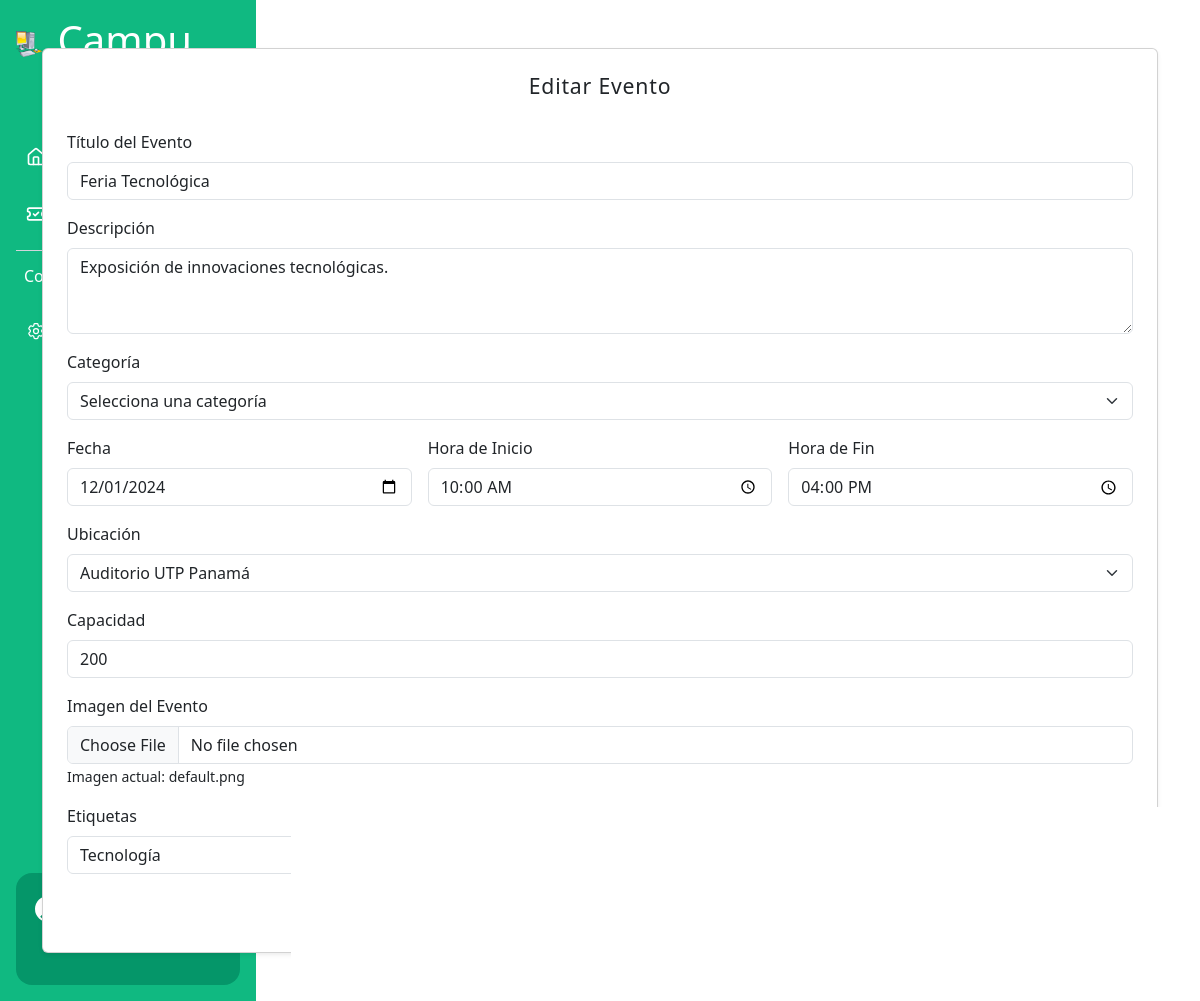
The app's page /app/admin/events/edit.php?id=1 with its own data.
### tables this page shows
CREATE TABLE events (
    id INT AUTO_INCREMENT PRIMARY KEY,
    title VARCHAR(100) NOT NULL,
    description TEXT NOT NULL,
    date DATE NOT NULL,
    time TIME NOT NULL,
    time_end TIME NOT NULL,
    capacity INT NOT NULL,
    image_url VARCHAR(255),
    location_id INT NOT NULL,
    tag_id INT,
    FOREIGN KEY (tag_id) REFERENCES tags(id) ON DELETE SET NULL,
    FOREIGN KEY (location_id) REFERENCES locations(id) ON DELETE CASCADE
);

### app/admin/events/edit.php (the view, shortened to what this page needs)
<?php
$pdo = db_connect();
$eventId = $_GET['id'];
$stmt = $pdo->prepare("SELECT * FROM events WHERE id = :id");
$stmt->bindParam(':id', $eventId, PDO::PARAM_INT);
$stmt->execute();
$event = $stmt->fetch(PDO::FETCH_ASSOC);
?>
<!doctype html>
<html lang="en">
<head>
    <link href="../../../css/common.css" rel="stylesheet" />
    <link href="../../../css/layout.css" rel="stylesheet" />
    <link href="https://cdnjs.cloudflare.com/ajax/libs/bootstrap/5.3.0/css/bootstrap.min.css" rel="stylesheet" />
</head>
<body>
    <main class="container my-5">
        <div class="card p-4 shadow-sm">
            <header class="mb-4">
                <h1 class="text-center">Editar Evento</h1>
            </header>
            <section>
                <form action="edit.php?id=<?= htmlspecialchars($eventId) ?>" method="POST" enctype="multipart/form-data">
                    <div class="mb-3">
                        <label for="title" class="form-label">Título del Evento</label>
                        <input type="text" id="title" name="title" class="form-control" value="<?= htmlspecialchars($event['title']) ?>" required>
                    </div>
                    <div class="mb-3">
                        <label for="description" class="form-label">Descripción</label>
                        <textarea id="description" name="description" class="form-control" rows="3" required><?= htmlspecialchars($event['description']) ?></textarea>
                    </div>
                    <div class="mb-3">
                        <label for="category" class="form-label">Categoría</label>
                        <select id="category_id" name="category_id" class="form-select" required>
                            <option value="">Selecciona una categoría</option>
                        </select>
                    </div>
                    <div class="row g-3">
                        <div class="col-md-4">
                            <label for="date" class="form-label">Fecha</label>
                            <input type="date" id="date" name="date" class="form-control" value="<?= htmlspecialchars($event['date']) ?>" required>
                        </div>
                        <div class="col-md-4">
                            <label for="time" class="form-label">Hora de Inicio</label>
                            <input type="time" id="time" name="time" class="form-control" value="<?= htmlspecialchars($event['time']) ?>" required>
                        </div>
                        <div class="col-md-4">
                            <label for="time_end" class="form-label">Hora de Fin</label>
                            <input type="time" id="time_end" name="time_end" class="form-control" value="<?= htmlspecialchars($event['time_end']) ?>" required>
                        </div>
                    </div>
                    <div class="mb-3 mt-3">
                        <label for="location" class="form-label">Ubicación</label>
                        <select id="location_id" name="location_id" class="form-select" required>
                            <?php
                            $stmt = $pdo->query("SELECT * FROM locations");
                            while ($row = $stmt->fetch(PDO::FETCH_ASSOC)) {
                                $selected = $row['id'] == $event['location_id'] ? 'selected' : '';
                                echo "<option value='{$row['id']}' $selected>{$row['name']}</option>";
                            }
                            ?>
                        </select>
                    </div>
                    <div class="mb-3">
                        <label for="capacity" class="form-label">Capacidad</label>
                        <input type="number" id="capacity" name="capacity" class="form-control" value="<?= htmlspecialchars($event['capacity']) ?>" required>
                    </div>
                    <div class="mb-3">
                        <label for="image" class="form-label">Imagen del Evento</label>
                        <input type="file" id="image_url" name="image_url" class="form-control" accept="image/*">
                        <small>Imagen actual: <?= htmlspecialchars($event['image_url']) ?></small>
                    </div>
                    <div class="mb-3">
                        <label for="tag_id" class="form-label">Etiquetas</label>
                        <select id="tag_id" name="tag_id" class="form-select">
                            <?php
                            $stmt = $pdo->query("SELECT * FROM tags");
                            while ($row = $stmt->fetch(PDO::FETCH_ASSOC)) {
                                $selected = $row['id'] == $event['tag_id'] ? 'selected' : '';
                                echo "<option value='{$row['id']}' $selected>{$row['name']}</option>";
                            }
                            ?>
                        </select>
                    </div>
                    <div class="d-flex justify-content-end">
                        <button type="button" class="btn btn-secondary me-2" onclick="window.history.back();">Cancelar</button>
                        <button type="submit" class="btn btn-primary">Guardar Cambios</button>
                    </div>
                </form>
            </section>
        </div>
    </main>
</body>
</html>

### css/common.css (style rules this page uses)
:root { --primary: #10b981; --dark-primary: #059669; --light-primary: #34d399; --extra-light-primary: #6ee7b7; --danger: #dc2626; --dark-danger: #b91c1c; --background: #ecfdf5; --text-accent: #022c22; --text-primary: #030712; --text-muted: #6b7280; --border: #d1d5db; }
*, *::after, *::before { box-sizing: border-box; margin: 0; padding: 0; }
h1 { overflow: hidden; text-overflow: ellipsis; white-space: nowrap; font-size: 1.2rem; }
header { margin-bottom: 2rem; }
header h1 { letter-spacing: 0.05rem; font-size: 1.325rem; }
body { background: var(--background); margin: 0; padding: 0; min-height: 100vh; font-family: "Lucida Sans", "Lucida Sans Regular", "Lucida Grande", "Lucida Sans Unicode", Geneva, Verdana, sans-serif; }
.card { overflow: hidden; border-radius: 0.5rem; background-color: white; box-shadow: 0 1px 3px rgba(0, 0, 0, 0.1), 0 1px 2px rgba(0, 0, 0, 0.06); }
.btn { display: flex; justify-content: center; align-items: center; gap: 0.25rem; border-radius: 0.5rem; padding: 0.375rem 0.75rem; color: white; box-shadow: 0 1px 2px rgba(0, 0, 0, 0.05); border: none; cursor: pointer; transition: background-color 0.2s; }
.btn-primary { background-color: var(--primary); }

### records on screen
events: title "Feria Tecnológica", description "Exposición de innovaciones tecnológicas.", date "12/01/2024", time "10:00:00", time_end "16:00:00", capacity "200", image_url "default.png"

### other values on screen
form field location_id "Auditorio UTP Panamá"
form field tag_id "Tecnología"
